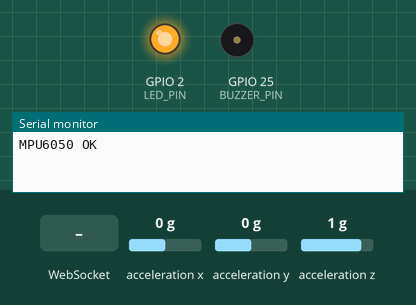
Simulated run of this program. Board: ESP32. Shown: output pins drawn as LEDs (lit = HIGH), buzzer (waves = sounding, pin HIGH), the last lines printed to the serial monitor. Wiring (inferred from the names in the program): MPU-6050 motion sensor at I2C address 0x68. The test bench sets the inputs (shaded band); at power-on: acceleration x 0 g, acceleration y 0 g, acceleration z 1 g. WiFi joins after 1.5 s; servers stay silent unless stated; EEPROM starts erased.

Above: at 0.51 s.
At 7.1 s:
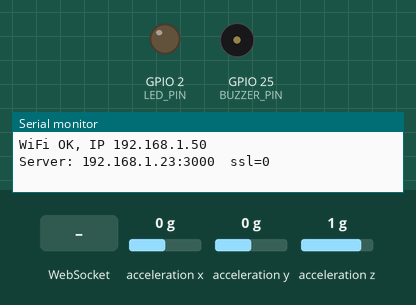
7.2 s: WebSocket text "1" received
Timing chart, 0 to 10.2 s (numbered marks = the images above; inputs shaded):
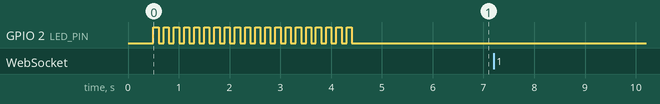

The program:

main.cpp
```cpp
/*
  ESP32 + MPU6050 -> dumb sensor for Quake Resource Planner (with setup page)

  Wiring: MPU6050 VCC->3V3, GND->GND, SDA->GPIO21 (D21), SCL->GPIO22 (D22)
  Optional active buzzer: + to GPIO25, - to GND. Onboard LED (GPIO2) also flashes on alert.

  SETUP WITHOUT RE-FLASHING
  - First boot (or when the saved WiFi isn't found) the board makes its own WiFi: "QuakeSensor-Setup".
    Join it from your phone; a page opens (or go to 192.168.4.1). Pick WiFi + password, and fill in
    server host, port, SSL and device token. It saves everything and reboots.
  - To change settings later: power the board, and while the LED blinks fast (first 4 seconds)
    press and hold the BOOT button until the LED stays solid. The setup page opens again.
    (Do NOT hold BOOT while pressing reset/plugging in - that starts flashing mode instead.)
*/
#include <Arduino.h>
#include <WiFi.h>
#include <Wire.h>
#include <WebSocketsClient.h>
#include <WiFiManager.h>
#include <Preferences.h>

// ---- defaults shown on the setup page (change them there; no need to edit here) ----
#define DEF_HOST  "192.168.1.23"   // laptop IP on the same network, or e.g. my-app.onrender.com
#define DEF_PORT  "3000"           // 3000 for the laptop server, 443 for a hosted https site
#define DEF_SSL   "0"              // 0 = ws:// (laptop), 1 = wss:// (hosted https)
#define DEF_TOKEN "change-me"      // must match DEVICE_TOKEN on the server

const int BUZZER_PIN = 25;   // set to -1 if you have no buzzer
const int LED_PIN    = 2;
const int BOOT_PIN   = 0;    // the BOOT button
// ------------------------------------------------------------------------------------

const uint8_t MPU_ADDR = 0x68;           // try 0x69 if the sensor isn't found
const float   LSB_PER_G = 16384.0f;      // +/-2 g range
const uint32_t SAMPLE_US = 10000;        // 100 Hz
const int BATCH = 100;                   // ~1 second per message

WebSocketsClient ws;
Preferences prefs;
String gHost, gPort, gSsl, gToken, gPath;
bool shouldSave = false;

float bx[BATCH], by[BATCH], bz[BATCH];
int n = 0;
uint32_t nextSample = 0;
uint32_t alertUntil = 0;
bool connected = false;
char out[BATCH * 28 + 16];

bool mpuWrite(uint8_t reg, uint8_t val) {
  Wire.beginTransmission(MPU_ADDR);
  Wire.write(reg); Wire.write(val);
  return Wire.endTransmission() == 0;
}

bool mpuInit() {
  Wire.begin(21, 22);
  Wire.setClock(400000);
  Wire.beginTransmission(MPU_ADDR);
  if (Wire.endTransmission() != 0) return false;
  mpuWrite(0x6B, 0x00);   // wake up
  delay(100);
  mpuWrite(0x1C, 0x00);   // +/-2 g
  mpuWrite(0x1A, 0x03);   // low-pass ~44 Hz
  return true;
}

bool readAccel(float &x, float &y, float &z) {
  Wire.beginTransmission(MPU_ADDR);
  Wire.write(0x3B);
  if (Wire.endTransmission(false) != 0) return false;
  if (Wire.requestFrom((int)MPU_ADDR, 6) != 6) return false;
  int16_t rx = (Wire.read() << 8) | Wire.read();
  int16_t ry = (Wire.read() << 8) | Wire.read();
  int16_t rz = (Wire.read() << 8) | Wire.read();
  x = rx / LSB_PER_G; y = ry / LSB_PER_G; z = rz / LSB_PER_G;
  return true;
}

void startAlert(uint32_t ms) { alertUntil = millis() + ms; }

int failCount = 0;          // consecutive failed sensor reads
bool sensorOk = true;       // false = sensor lost, trying to recover
uint32_t lastRetry = 0;

void alertTick() {
  if (!sensorOk) {          // slow blink (1 s on / 1 s off) = sensor lost
    digitalWrite(LED_PIN, ((millis() / 1000) % 2) ? HIGH : LOW);
    if (BUZZER_PIN >= 0) digitalWrite(BUZZER_PIN, LOW);
    return;
  }
  bool on = (int32_t)(alertUntil - millis()) > 0;
  bool blink = on && ((millis() / 150) % 2 == 0);
  digitalWrite(LED_PIN, blink ? HIGH : LOW);
  if (BUZZER_PIN >= 0) digitalWrite(BUZZER_PIN, blink ? HIGH : LOW);
}

void onEvent(WStype_t type, uint8_t* payload, size_t length) {
  switch (type) {
    case WStype_CONNECTED:
      connected = true; n = 0;
      Serial.println("Server connected");
      break;
    case WStype_DISCONNECTED:
      connected = false;
      Serial.println("Server disconnected (will retry)");
      break;
    case WStype_TEXT: {
      String s = String((char*)payload).substring(0, length);   // {"cmd":"alert","ms":5000}
      if (s.indexOf("\"alert\"") >= 0) {
        int i = s.indexOf("\"ms\"");
        uint32_t ms = 3000;
        if (i >= 0) { int c = s.indexOf(':', i); if (c >= 0) ms = (uint32_t)s.substring(c + 1).toInt(); }
        if (ms < 200 || ms > 30000) ms = 3000;
        Serial.printf("ALERT for %u ms\n", ms);
        startAlert(ms);
      }
      break;
    }
    default: break;
  }
}

void sendBatch() {
  int len = 0;
  len += snprintf(out + len, sizeof(out) - len, "{\"s\":[");
  for (int i = 0; i < n; i++) {
    len += snprintf(out + len, sizeof(out) - len, "%s[%.4f,%.4f,%.4f]", i ? "," : "", bx[i], by[i], bz[i]);
  }
  len += snprintf(out + len, sizeof(out) - len, "]}");
  ws.sendTXT((uint8_t*)out, len);
  n = 0;
}

void loadConfig() {
  prefs.begin("quake", true);
  gHost  = prefs.getString("host",  DEF_HOST);
  gPort  = prefs.getString("port",  DEF_PORT);
  gSsl   = prefs.getString("ssl",   DEF_SSL);
  gToken = prefs.getString("token", DEF_TOKEN);
  prefs.end();
}

void saveConfig() {
  prefs.begin("quake", false);
  prefs.putString("host",  gHost);
  prefs.putString("port",  gPort);
  prefs.putString("ssl",   gSsl);
  prefs.putString("token", gToken);
  prefs.end();
}

// Wait ~4 s with a fast-blinking LED. Returns true if BOOT is held (user wants the setup page).
bool wantSetupPage() {
  pinMode(BOOT_PIN, INPUT_PULLUP);
  uint32_t t0 = millis();
  while (millis() - t0 < 4000) {
    digitalWrite(LED_PIN, ((millis() / 100) % 2) ? HIGH : LOW);
    if (digitalRead(BOOT_PIN) == LOW) {
      delay(300);
      if (digitalRead(BOOT_PIN) == LOW) { digitalWrite(LED_PIN, HIGH); return true; }
    }
    delay(10);
  }
  digitalWrite(LED_PIN, LOW);
  return false;
}

void connectWifi() {
  loadConfig();

  WiFiManagerParameter pHost ("host",  "Server host or IP",              gHost.c_str(),  60);
  WiFiManagerParameter pPort ("port",  "Server port (3000 laptop, 443 hosted)", gPort.c_str(), 6);
  WiFiManagerParameter pSsl  ("ssl",   "Use SSL? 1 = yes (hosted https), 0 = no (laptop)", gSsl.c_str(), 2);
  WiFiManagerParameter pToken("token", "Device token (same as on the server)", gToken.c_str(), 60);

  WiFiManager wm;
  wm.addParameter(&pHost);
  wm.addParameter(&pPort);
  wm.addParameter(&pSsl);
  wm.addParameter(&pToken);
  wm.setSaveConfigCallback([]() { shouldSave = true; });
  wm.setAPCallback([](WiFiManager*) { digitalWrite(LED_PIN, HIGH); });   // LED solid = setup page is open
  wm.setConfigPortalTimeout(180);
  wm.setConnectTimeout(20);
  wm.setBreakAfterConfig(true);

  bool forced = wantSetupPage();
  bool ok;
  if (forced) {
    Serial.println("Opening setup page: join WiFi 'QuakeSensor-Setup', then open 192.168.4.1");
    ok = wm.startConfigPortal("QuakeSensor-Setup");
  } else {
    Serial.println("Connecting to saved WiFi (or opening setup page if none)...");
    ok = wm.autoConnect("QuakeSensor-Setup");
  }
  if (!ok) { Serial.println("No WiFi. Restarting..."); delay(500); ESP.restart(); }

  if (shouldSave) {
    gHost  = pHost.getValue();
    gPort  = pPort.getValue();
    gSsl   = pSsl.getValue();
    gToken = pToken.getValue();
    gHost.trim(); gPort.trim(); gSsl.trim(); gToken.trim();
    saveConfig();
    Serial.println("Settings saved");
  }
  digitalWrite(LED_PIN, LOW);
  Serial.print("WiFi OK, IP "); Serial.println(WiFi.localIP());
}

void setup() {
  Serial.begin(115200);
  delay(300);
  pinMode(LED_PIN, OUTPUT);
  if (BUZZER_PIN >= 0) pinMode(BUZZER_PIN, OUTPUT);

  if (!mpuInit()) {
    Serial.println("MPU6050 NOT FOUND. Check wiring: SDA->D21, SCL->D22, VCC->3V3, GND->GND. Try address 0x69.");
    while (true) { digitalWrite(LED_PIN, !digitalRead(LED_PIN)); delay(120); }
  }
  Serial.println("MPU6050 OK");

  connectWifi();
  WiFi.setSleep(false);

  gPath = String("/esp?token=") + gToken;
  int port = gPort.toInt(); if (port <= 0) port = 3000;
  Serial.printf("Server: %s:%d  ssl=%s\n", gHost.c_str(), port, gSsl.c_str());
  if (gSsl == "1") ws.beginSSL(gHost.c_str(), port, gPath.c_str());
  else             ws.begin(gHost.c_str(), port, gPath.c_str());
  ws.onEvent(onEvent);
  ws.setReconnectInterval(3000);
  ws.enableHeartbeat(15000, 5000, 2);

  nextSample = micros();
}

void loop() {
  ws.loop();
  alertTick();

  if ((int32_t)(micros() - nextSample) >= 0) {
    nextSample += SAMPLE_US;
    if ((int32_t)(micros() - nextSample) > 100000) nextSample = micros();
    if (!sensorOk) {
      // sensor lost: once a second, restart the I2C bus and try to wake the sensor again
      if (millis() - lastRetry > 1000) {
        lastRetry = millis();
        Wire.end();
        if (mpuInit()) {
          float tx, ty, tz;
          if (readAccel(tx, ty, tz)) { sensorOk = true; failCount = 0; n = 0; Serial.println("MPU6050 recovered"); }
        }
      }
      return;
    }
    float x, y, z;
    if (readAccel(x, y, z)) {
      failCount = 0;
      if (connected) {
        bx[n] = x; by[n] = y; bz[n] = z;
        if (++n >= BATCH) sendBatch();
      }
    } else if (++failCount >= 30) {   // ~0.3 s of failures in a row
      sensorOk = false;
      n = 0;
      Serial.println("MPU6050 LOST - check SDA/SCL wires and solder joints. Retrying every second...");
    }
  }
}
```
